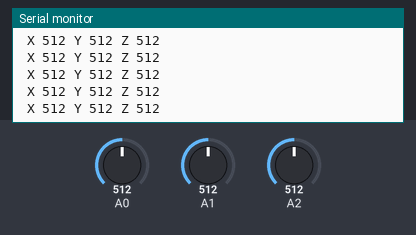
This sketch was run on a simulated Arduino Uno, built with avr-gcc and run on an emulated ATmega328P. Parts: the last lines printed to the serial monitor. Inputs (shaded band) come from the test bench; at power-on: A0 = 512, A1 = 512, A2 = 512.

Above: at 1.2 s.
1.3 s: A0 set to 984
At 2.4 s:
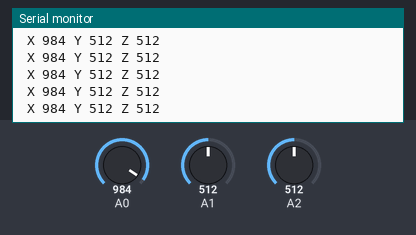
4.3 s: A0 set to 1009
At 4.9 s:
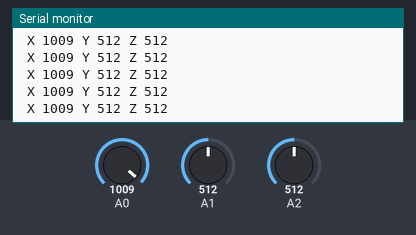
5.8 s: A1 set to 106
At 6.5 s:
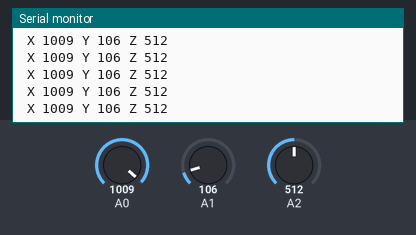
8.8 s: A1 set to 92
At 9.6 s:
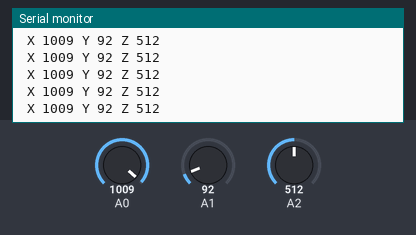
11.8 s: A2 set to 992
At 12.3 s:
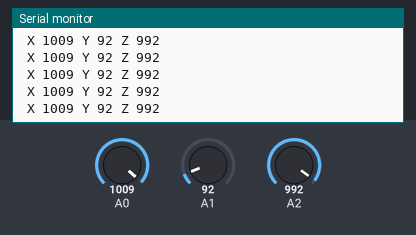
13.3 s: A2 set to 1015
At 14.2 s:
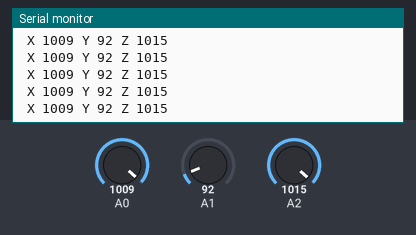
Timing chart, 0 to 16.3 s (numbered marks = the images above; inputs shaded):
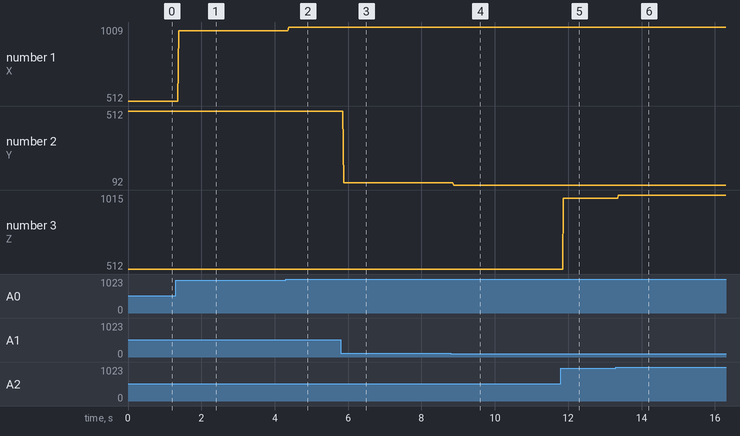

Measured:
- after the input at 1.3 s, the serial monitor: prints a new line after 0.08 s (image 1)
- after the input at 4.3 s, the serial monitor: prints a new line after 0.07 s (image 2)
- after the input at 5.8 s, the serial monitor: prints a new line after 0.08 s (image 3)
- after the input at 8.8 s, the serial monitor: prints a new line after 0.07 s (image 4)
- after the input at 11.8 s, the serial monitor: prints a new line after 0.07 s (image 5)
- after the input at 13.3 s, the serial monitor: prints a new line after 0.07 s (image 6)
- plotted number 1: 512 → 984 after the input at 1.3 s, 984 → 1009 after the input at 4.3 s
- plotted number 2: 512 → 106 after the input at 5.8 s, 106 → 92 after the input at 8.8 s

The sketch:

NewAccelerometerTest.ino
```cpp
const int xInput = A0;
const int yInput = A1;
const int zInput = A2;
const int buttonPin = 2;

// Take multiple samples to reduce noise
const int sampleSize = 10;

void setup()
{
  analogReference(EXTERNAL);
  Serial.begin(9600);
}

void loop()
{
  int xRaw = ReadAxis(xInput);
  int yRaw = ReadAxis(yInput);
  int zRaw = ReadAxis(zInput);


    Serial.print(" X ");
    Serial.print(xRaw);
    Serial.print(" Y ");
    Serial.print(yRaw);
    Serial.print(" Z ");
    Serial.println(zRaw);

    if(zRaw > 500){
      //run something
    }


}

//
// Read "sampleSize" samples and report the average
//
int ReadAxis(int axisPin)
{
  long reading = 0;
  analogRead(axisPin);
  delay(1);
  for (int i = 0; i < sampleSize; i++)
  {
    reading += analogRead(axisPin);
  }
  return reading/sampleSize;
}
```
